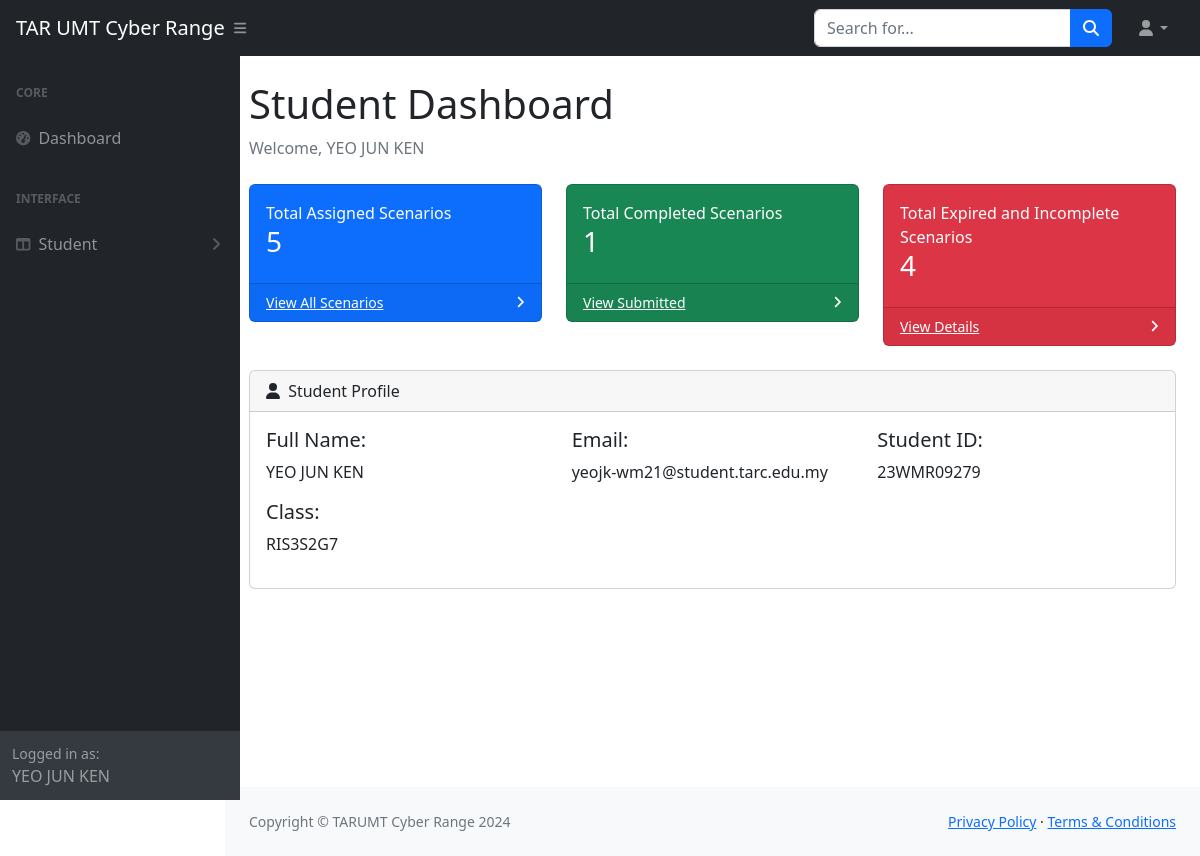
The page /student-dashboard/student_dashboard.php (signed in) on the database its author committed.
### tables this page shows
CREATE TABLE `students` (
  `id` int(11) NOT NULL,
  `user_id` int(11) DEFAULT NULL,
  `student_id` varchar(50) NOT NULL,
  `is_archived` tinyint(1) NOT NULL DEFAULT 0
);

CREATE TABLE `users` (
  `id` int(11) NOT NULL,
  `username` varchar(50) NOT NULL,
  `email` varchar(100) NOT NULL,
  `password` varchar(255) NOT NULL,
  `role_id` int(11) DEFAULT NULL,
  `is_verified` tinyint(1) NOT NULL DEFAULT 0,
  `verification_token` varchar(255) DEFAULT NULL
);

### student-dashboard/student_dashboard.php (the view, shortened to what this page needs)
<?php
include '../header_footer/header_student.php';
include '../connection.php';
$username = $_SESSION['username'];
$stmt = $conn->prepare("
    SELECT
        s.id,
        s.student_id,
        u.username,
        u.email,
        GROUP_CONCAT(student_classes.class_name SEPARATOR ', ') AS class_names
    FROM students s
    INNER JOIN users u ON s.user_id = u.id
    LEFT JOIN student_classes ON s.id = student_classes.student_id
    WHERE u.username = ?
");
$stmt->bind_param("s", $username);
$stmt->execute();
$result = $stmt->get_result();
$studentData = $result->fetch_assoc();
$stmtTotal = $conn->prepare("
    SELECT COALESCE(SUM(quantity), 0) AS total_scenarios
    FROM (
        SELECT cs.class_name, COUNT(cs.scenario_id) AS quantity
        FROM class_scenarios cs
        INNER JOIN student_classes sc ON cs.class_name = sc.class_name
        WHERE sc.student_id = ?
        GROUP BY cs.class_name
    ) AS class_scenario_counts
");
$stmtTotal->bind_param("i", $studentData['id']);
$stmtTotal->execute();
$resultTotal = $stmtTotal->get_result();
$totalScenarios = $resultTotal->fetch_assoc()['total_scenarios'] ?? 0;
$stmtSubmitted = $conn->prepare("
    SELECT COUNT(DISTINCT cs.scenario_id) AS submitted_scenarios
    FROM class_scenarios cs
    INNER JOIN student_classes sc ON cs.class_name = sc.class_name
    LEFT JOIN exercise e ON e.scenario_id = cs.scenario_id
    LEFT JOIN submitted_files sf ON sf.exercise_id = e.exercise_id AND sf.student_id = ?
    LEFT JOIN submitted_videos sv ON sv.exercise_id = e.exercise_id AND sv.student_id = ?
    WHERE sc.student_id = ?
    AND sf.exercise_id IS NOT NULL
    AND sv.exercise_id IS NOT NULL
");
$stmtSubmitted->bind_param("iii", $studentData['id'], $studentData['id'], $studentData['id']);
$stmtSubmitted->execute();
$resultSubmitted = $stmtSubmitted->get_result();
$submittedScenarios = $resultSubmitted->fetch_assoc()['submitted_scenarios'];
$stmtExpiredIncomplete = $conn->prepare("
    SELECT COUNT(DISTINCT cs.scenario_id) AS expired_incomplete_scenarios
    FROM class_scenarios cs
    INNER JOIN student_classes sc ON cs.class_name = sc.class_name
    INNER JOIN scenario s ON cs.scenario_id = s.scenario_id
    LEFT JOIN exercise e ON e.scenario_id = cs.scenario_id
    LEFT JOIN submitted_files sf ON sf.exercise_id = e.exercise_id AND sf.student_id = ?
    LEFT JOIN submitted_videos sv ON sv.exercise_id = e.exercise_id AND sv.student_id = ?
    WHERE sc.student_id = ?
    AND (
        s.due_date < CURDATE()
        AND (sf.exercise_id IS NULL AND sv.exercise_id IS NULL)
    )
");
$stmtExpiredIncomplete->bind_param("iii", $studentData['id'], $studentData['id'], $studentData['id']);
$stmtExpiredIncomplete->execute();
$resultExpiredIncomplete = $stmtExpiredIncomplete->get_result();
$expiredIncompleteScenarios = $resultExpiredIncomplete->fetch_assoc()['expired_incomplete_scenarios'];
?>
<div class="container-fluid px-4">
    <h1 class="mt-4">Student Dashboard</h1>
    <ol class="breadcrumb mb-4">
        <li class="breadcrumb-item active">Welcome, <?php echo htmlspecialchars($username); ?></li>
    </ol>
    <div class="row">
        <div class="col-xl-4 col-md-6">
            <div class="card bg-primary text-white mb-4">
                <div class="card-body">
                    Total Assigned Scenarios
                    <h3><?php echo $totalScenarios; ?></h3>
                </div>
                <div class="card-footer d-flex align-items-center justify-content-between">
                    <a class="small text-white stretched-link" href="allScenario.php">View All Scenarios</a>
                    <div class="small text-white"><i class="fas fa-angle-right"></i></div>
                </div>
            </div>
        </div>
        <div class="col-xl-4 col-md-6">
            <div class="card bg-success text-white mb-4">
                <div class="card-body">
                    Total Completed Scenarios
                    <h3><?php echo $submittedScenarios; ?></h3>
                </div>
                <div class="card-footer d-flex align-items-center justify-content-between">
                    <a class="small text-white stretched-link" href="#">View Submitted</a>
                    <div class="small text-white"><i class="fas fa-angle-right"></i></div>
                </div>
            </div>
        </div>
        <div class="col-xl-4 col-md-6">
            <div class="card bg-danger text-white mb-4">
                <div class="card-body">
                    Total Expired and Incomplete Scenarios
                    <h3><?php echo $expiredIncompleteScenarios; ?></h3>
                </div>
                <div class="card-footer d-flex align-items-center justify-content-between">
                    <a class="small text-white stretched-link" href="expiredIncompleteScenario.php">View Details</a>
                    <div class="small text-white"><i class="fas fa-angle-right"></i></div>
                </div>
            </div>
        </div>
    </div>
    <div class="card mb-4">
        <div class="card-header">
            <i class="fas fa-user me-1"></i>
            Student Profile
        </div>
        <div class="card-body">
            <div class="row">
                <div class="col-md-4">
                    <h5>Full Name:</h5>
                    <p><?php echo htmlspecialchars($studentData['username']); ?></p>
                </div>
                <div class="col-md-4">
                    <h5>Email:</h5>
                    <p><?php echo htmlspecialchars($studentData['email']); ?></p>
                </div>
                <div class="col-md-4">
                    <h5>Student ID:</h5>
                    <p><?php echo htmlspecialchars($studentData['student_id']); ?></p>
                </div>
                <div class="col-md-4">
                    <h5>Class:</h5>
                    <p><?php echo htmlspecialchars($studentData['class_names'] ?: 'No class assigned'); ?></p>
                </div>
            </div>
        </div>
    </div>
</div>
<?php include '../header_footer/footer.php'; ?>

### rows shown on the page
students: user.username "YEO JUN KEN", user.email "yeojk-wm21@student.tarc.edu.my", student "23WMR09279"

### other values the page prints
$_SESSION['username'] "YEO JUN KEN"
$username "YEO JUN KEN"
$totalScenarios "5"
$submittedScenarios "1"
$expiredIncompleteScenarios "4"
$studentData['class_names'] ?: 'No class assigned' "RIS3S2G7"
